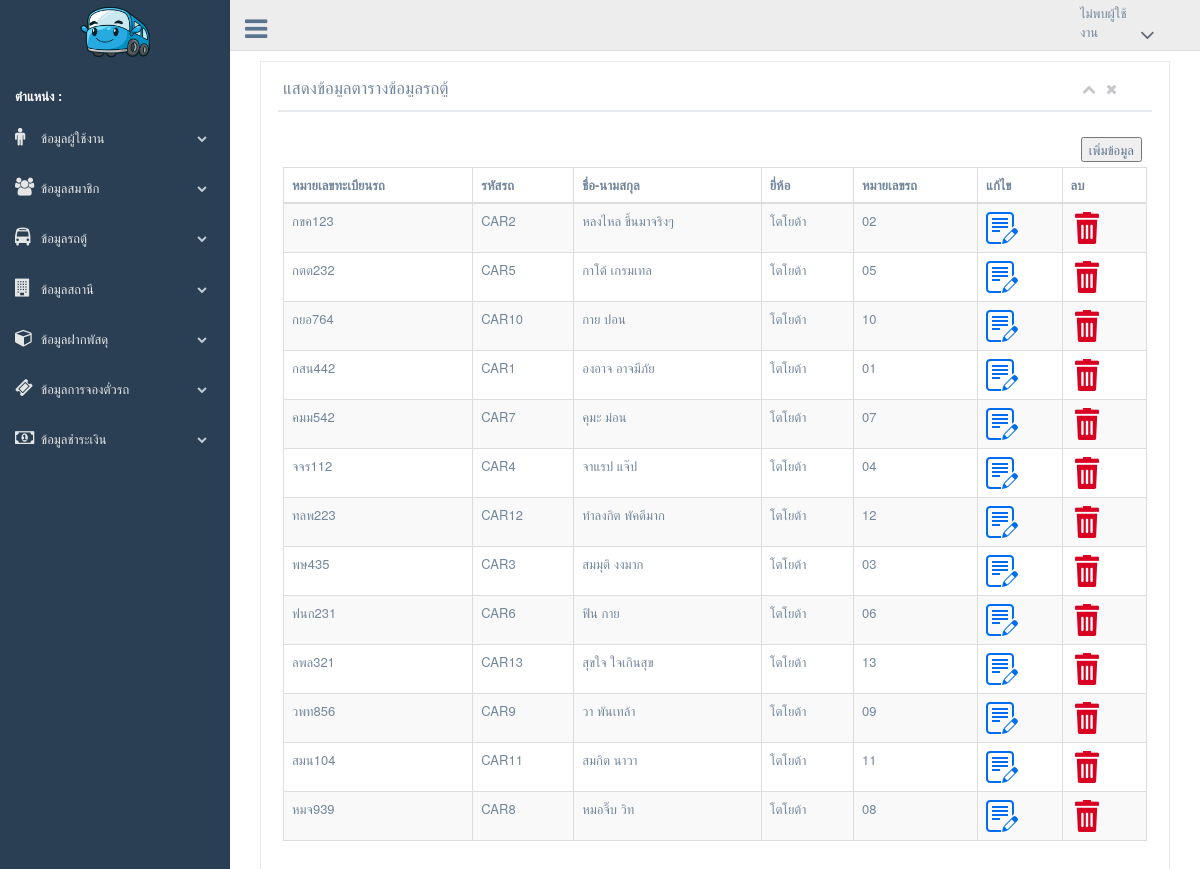
Page /backend/admin/show_carservice_em.php on the committed database.
### tables this page shows
CREATE TABLE `tb_carservice` (
  `carservice_fname` varchar(50) NOT NULL,
  `carservice_lname` varchar(50) NOT NULL,
  `carservice_brand` varchar(30) NOT NULL,
  `carservice_number` varchar(5) NOT NULL,
  `company_id` int(11) NOT NULL,
  `carservice_vehicle` char(10) NOT NULL,
  `carservice_id` int(11) NOT NULL
);

### class_conn.php (called while the page is built, shortened)
<?php
class class_conn{
public $db_server = "localhost";
public $db_username = "root";
public $db_password = "0852009988";
public $db_database = "db_vantickets2";
public function select_base($sql){
$db_server = $this->db_server;
$db_username = $this->db_username;
$db_password = $this->db_password;
$db_database = $this->db_database;
$con = mysqli_connect($db_server,$db_username,$db_password,$db_database);
mysqli_set_charset($con,"utf8");
$result = mysqli_query($con,$sql);
return $result;
}
}
?>

### backend/admin/show_carservice_em.php (the view)
<?php  include('header.php');?>
<div class="right_col" role="main">
    <div class="col-md-12 col-sm-12 col-xs-12">
        <div class="x_panel">
            <div class="x_title">
                <h2>แสดงข้อมูลตารางข้อมูลรถตู้  </h2>
                <ul class="nav navbar-right panel_toolbox">
                    <li><a class="collapse-link"><i class="fa fa-chevron-up"></i></a>
                    </li>
                    <li><a class="close-link"><i class="fa fa-close"></i></a>
                    </li>
                </ul>
                <div class="clearfix"></div>
            </div>
            <div class="x_content">
                <p class="text-muted font-13 m-b-30">
                <div align="right">
                    <a href="insert_carservice.php">
                        <button>เพิ่มข้อมูล</button>
                    </a>
                </div>
                <table id="datatable-buttons" class="table table-striped table-bordered">
                    <thead>
                        <tr>
                            <th>หมายเลขทะเบียนรถ</th>
                            <th>รหัสรถ</th>
                            <th>ชื่อ-นามสกุล</th>
                            <th>ยี่ห้อ</th>
                            <th>หมายเลขรถ</th>
                            <th>แก้ไข</th>
                            <th>ลบ</th>
                        </tr>
                    </thead>
                    <tbody>
                        <?php
                        $sql = " select * , company_name from tb_carservice c join tb_company  where c.carservice_id";
                        $result = $cls_conn->select_base($sql);
                        while ($row = mysqli_fetch_array($result)) {
                        ?>
                            <tr>
                                <td>
                                    <?= $row['carservice_vehicle']; ?>
                                </td>
                                <td>
                                    CAR<?= $row['carservice_id']; ?>
                                </td>
                                <td>
                                    <?= $row['carservice_fname']." ".$row['carservice_lname']; ?>
                                </td>
                                <td>
                                    <?= $row['carservice_brand']; ?>
                                </td>
                                <td>
                                    <?= $row['carservice_number']; ?>
                                </td>
                                <td>
                                    <a href="update_carservice.php?id=<?= $row['carservice_id']; ?>" onclick="return confirm('คุณต้องการแก้ไขหรือไม่?')"><img src="../../image/edit.png" /></a>
                                </td>
                                <td>
                                    <a href="delete_carservice.php?id=<?= $row['carservice_id']; ?>" onclick="return confirm('คุณต้องการลบหรือไม่?')"><img src="../../image/delete.png" /></a>
                                </td>
                            </tr>
                        <?php
                        }
                        ?>
                    </tbody>
                </table>
            </div>
        </div>
    </div>
</div>
<?php include('footer.php'); ?>

### rows in the picture
tb_carservice: carservice_vehicle "กขค123", carservice "2", carservice_fname "หลงไหล", carservice_lname "ขึ้นมาจริงๆ", carservice_brand "โตโยต้า", carservice_number "02"
tb_carservice: carservice_vehicle "กตต232", carservice "5", carservice_fname "กาโต้", carservice_lname "เกรมเทล", carservice_brand "โตโยต้า", carservice_number "05"
tb_carservice: carservice_vehicle "กยอ764", carservice "10", carservice_fname "กาย", carservice_lname "ปอน", carservice_brand "โตโยต้า", carservice_number "10"
tb_carservice: carservice_vehicle "กสน442", carservice "1", carservice_fname "องอาจ", carservice_lname "อาจมีภัย", carservice_brand "โตโยต้า", carservice_number "01"
tb_carservice: carservice_vehicle "คมม542", carservice "7", carservice_fname "คุมะ", carservice_lname "ม่อน", carservice_brand "โตโยต้า", carservice_number "07"
tb_carservice: carservice_vehicle "จจร112", carservice "4", carservice_fname "จาแรป", carservice_lname "แจ๊ป", carservice_brand "โตโยต้า", carservice_number "04"
tb_carservice: carservice_vehicle "ทลพ223", carservice "12", carservice_fname "ทำลงกิต", carservice_lname "พัคดีมาก", carservice_brand "โตโยต้า", carservice_number "12"
tb_carservice: carservice_vehicle "พษ435", carservice "3", carservice_fname "สมมุติ", carservice_lname "งงมาก", carservice_brand "โตโยต้า", carservice_number "03"
tb_carservice: carservice_vehicle "ฟนก231", carservice "6", carservice_fname "ฟิน", carservice_lname "กาย", carservice_brand "โตโยต้า", carservice_number "06"
tb_carservice: carservice_vehicle "ลพล321", carservice "13", carservice_fname "สุขใจ", carservice_lname "ใจเกินสุข", carservice_brand "โตโยต้า", carservice_number "13"
tb_carservice: carservice_vehicle "วพท856", carservice "9", carservice_fname "วา", carservice_lname "พันเทล้า", carservice_brand "โตโยต้า", carservice_number "09"
tb_carservice: carservice_vehicle "สมน104", carservice "11", carservice_fname "สมกิต", carservice_lname "นาวา", carservice_brand "โตโยต้า", carservice_number "11"
tb_carservice: carservice_vehicle "หมจ939", carservice "8", carservice_fname "หมอจิ๊บ", carservice_lname "วิท", carservice_brand "โตโยต้า", carservice_number "08"
